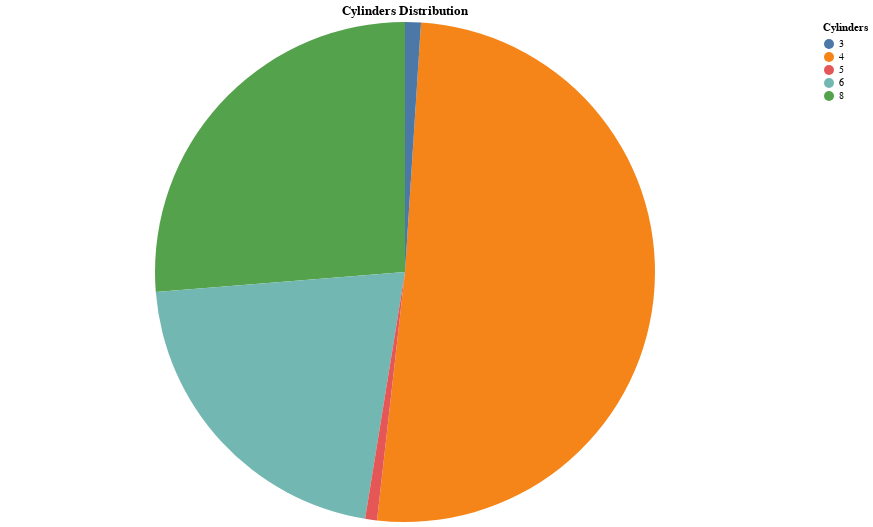

Source (notebook cell):
### Code cell
alt.Chart(count_unique_categories(df, "Cylinders")).mark_arc().encode(
    theta="Count:Q",
    color="Cylinders:N",
    tooltip=['Cylinders', 'Count', 'Proportion (%):Q'],
).properties(
    title='Cylinders Distribution',
    width=800,  # Adjust the width of the chart
    height=500  # Adjust the height of the chart
).interactive()

### Figure 1 — Vega-Lite specification as saved in the notebook (floating-point values rounded to 4 significant figures)
{"$schema": "https://vega.github.io/schema/vega-lite/v5.16.3.json", "config": {"view": {"continuousHeight": 300, "continuousWidth": 300}}, "data": {"name": "data-a624035712d5460a7bbf191bf7293e39"}, "datasets": {"data-a624035712d5460a7bbf191bf7293e39": [{"Count": 199, "Cylinders": "4", "Proportion (%)": 50.77}, {"Count": 103, "Cylinders": "8", "Proportion (%)": 26.28}, {"Count": 83, "Cylinders": "6", "Proportion (%)": 21.17}, {"Count": 4, "Cylinders": "3", "Proportion (%)": 1.02}, {"Count": 3, "Cylinders": "5", "Proportion (%)": 0.7653}]}, "encoding": {"color": {"field": "Cylinders", "type": "nominal"}, "theta": {"field": "Count", "type": "quantitative"}, "tooltip": [{"field": "Cylinders", "type": "nominal"}, {"field": "Count", "type": "quantitative"}, {"field": "Proportion (%)", "type": "quantitative"}]}, "height": 500, "mark": {"type": "arc"}, "params": [{"bind": "scales", "name": "param_3", "select": {"encodings": ["x", "y"], "type": "interval"}}], "title": "Cylinders Distribution", "width": 800}
